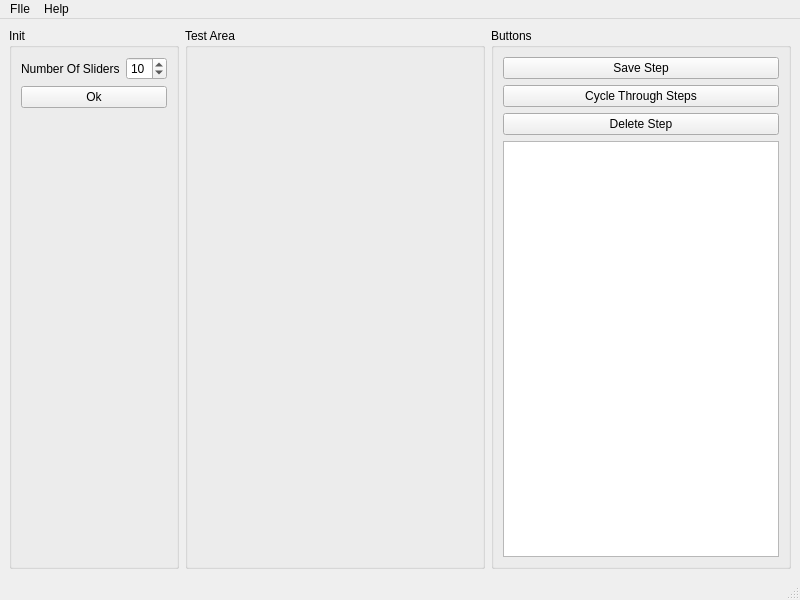
<?xml version="1.0" encoding="UTF-8"?>
<ui version="4.0">
 <class>MainWindow</class>
 <widget class="QMainWindow" name="MainWindow">
  <property name="geometry">
   <rect>
    <x>0</x>
    <y>0</y>
    <width>800</width>
    <height>600</height>
   </rect>
  </property>
  <property name="windowTitle">
   <string>MainWindow</string>
  </property>
  <widget class="QWidget" name="centralwidget">
   <layout class="QHBoxLayout" name="horizontalLayout_2">
    <item>
     <layout class="QHBoxLayout" name="horizontalLayout">
      <item>
       <widget class="QGroupBox" name="InitGB">
        <property name="title">
         <string>Init</string>
        </property>
        <layout class="QVBoxLayout" name="verticalLayout_2">
         <item>
          <layout class="QVBoxLayout" name="verticalLayout">
           <item>
            <layout class="QHBoxLayout" name="horizontalLayout_3">
             <item>
              <widget class="QLabel" name="label">
               <property name="text">
                <string>Number Of Sliders</string>
               </property>
              </widget>
             </item>
             <item>
              <widget class="QSpinBox" name="spinBox">
               <property name="value">
                <number>10</number>
               </property>
              </widget>
             </item>
            </layout>
           </item>
           <item>
            <widget class="QPushButton" name="pb_amtSliders">
             <property name="text">
              <string>Ok</string>
             </property>
            </widget>
           </item>
           <item>
            <spacer name="verticalSpacer">
             <property name="orientation">
              <enum>Qt::Vertical</enum>
             </property>
             <property name="sizeHint" stdset="0">
              <size>
               <width>20</width>
               <height>40</height>
              </size>
             </property>
            </spacer>
           </item>
          </layout>
         </item>
        </layout>
       </widget>
      </item>
      <item>
       <widget class="QGroupBox" name="TestAreaGB">
        <property name="sizePolicy">
         <sizepolicy hsizetype="Expanding" vsizetype="Expanding">
          <horstretch>0</horstretch>
          <verstretch>0</verstretch>
         </sizepolicy>
        </property>
        <property name="title">
         <string>Test Area</string>
        </property>
        <widget class="QWidget" name="widget" native="true">
         <property name="geometry">
          <rect>
           <x>12</x>
           <y>31</y>
           <width>275</width>
           <height>494</height>
          </rect>
         </property>
        </widget>
       </widget>
      </item>
      <item>
       <widget class="QGroupBox" name="ButtonsGB">
        <property name="title">
         <string>Buttons</string>
        </property>
        <layout class="QVBoxLayout" name="verticalLayout_4">
         <item>
          <layout class="QVBoxLayout" name="verticalLayout_3">
           <item>
            <widget class="QPushButton" name="pb_saveStep">
             <property name="text">
              <string>Save Step</string>
             </property>
            </widget>
           </item>
           <item>
            <widget class="QPushButton" name="cyclePB">
             <property name="text">
              <string>Cycle Through Steps</string>
             </property>
            </widget>
           </item>
           <item>
            <widget class="QPushButton" name="deletePB">
             <property name="text">
              <string>Delete Step</string>
             </property>
            </widget>
           </item>
           <item>
            <widget class="QListWidget" name="listWidget"/>
           </item>
          </layout>
         </item>
        </layout>
       </widget>
      </item>
     </layout>
    </item>
   </layout>
  </widget>
  <widget class="QMenuBar" name="menubar">
   <property name="geometry">
    <rect>
     <x>0</x>
     <y>0</y>
     <width>800</width>
     <height>21</height>
    </rect>
   </property>
   <widget class="QMenu" name="menuFIle">
    <property name="title">
     <string>FIle</string>
    </property>
    <addaction name="actionSave"/>
   </widget>
   <widget class="QMenu" name="menuHelp">
    <property name="title">
     <string>Help</string>
    </property>
   </widget>
   <addaction name="menuFIle"/>
   <addaction name="menuHelp"/>
  </widget>
  <widget class="QStatusBar" name="statusbar"/>
  <action name="actionSave">
   <property name="text">
    <string>Save</string>
   </property>
  </action>
 </widget>
 <resources/>
 <connections/>
</ui>
